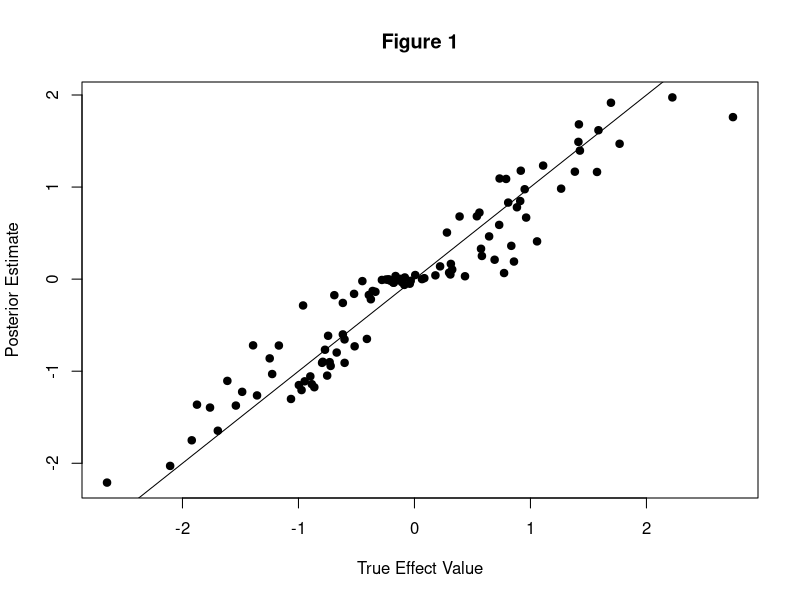
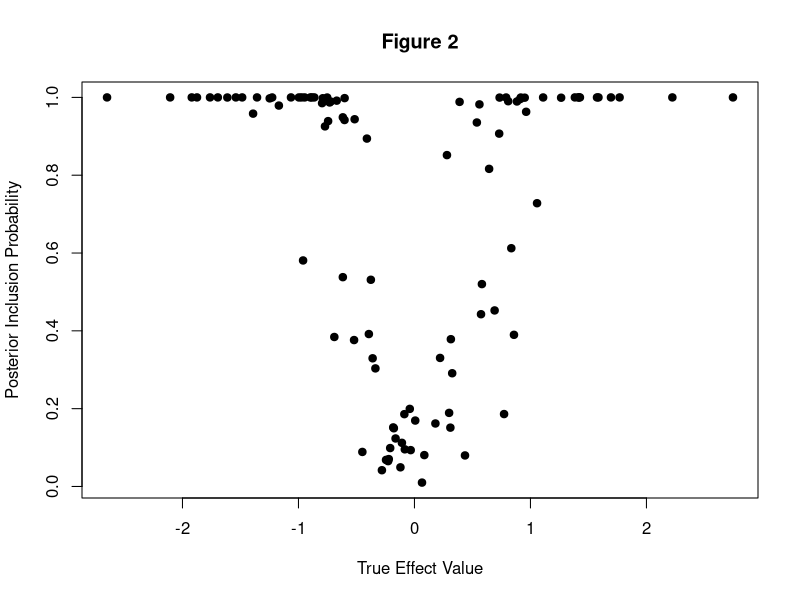
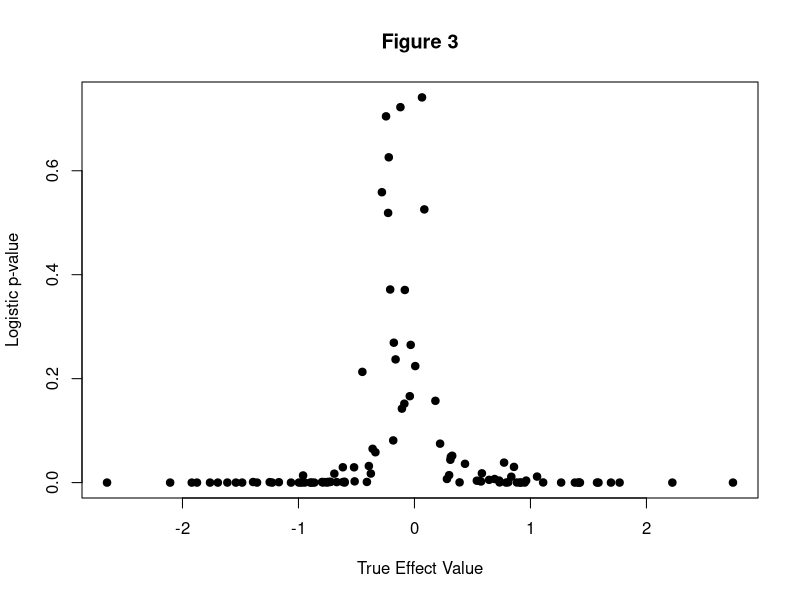
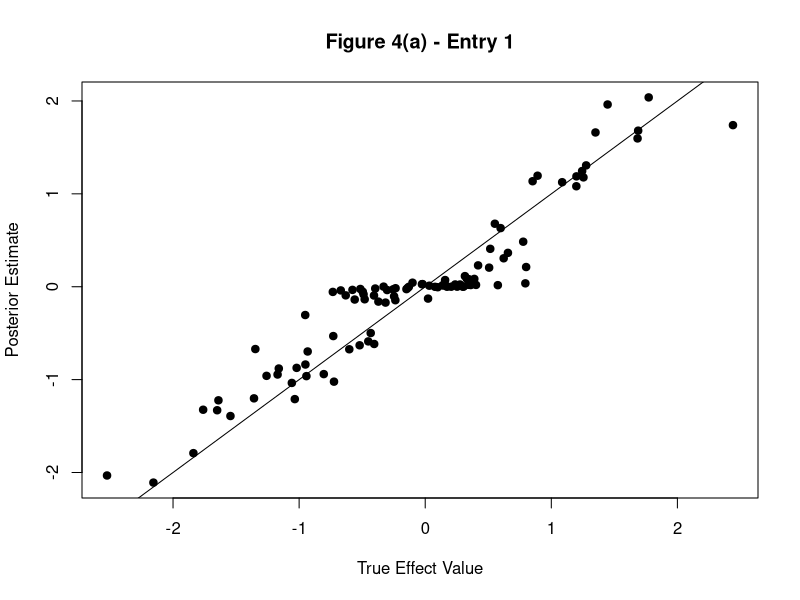
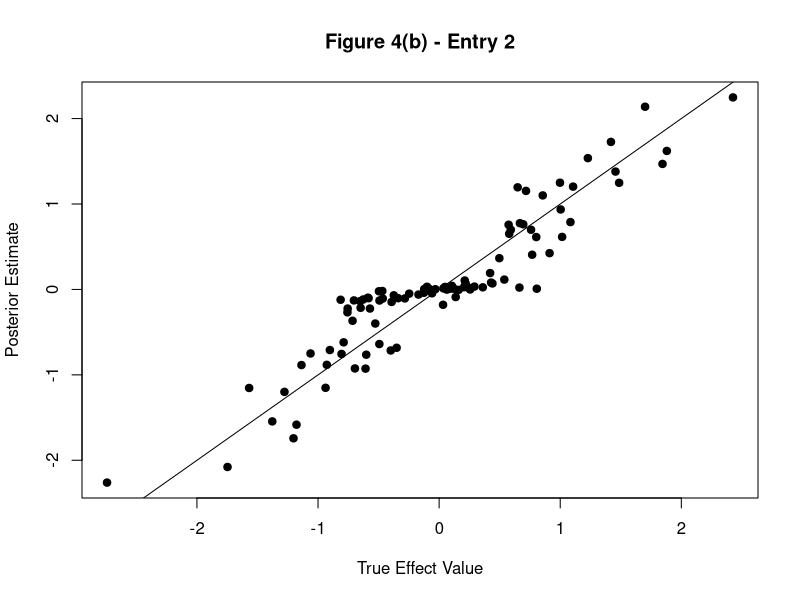
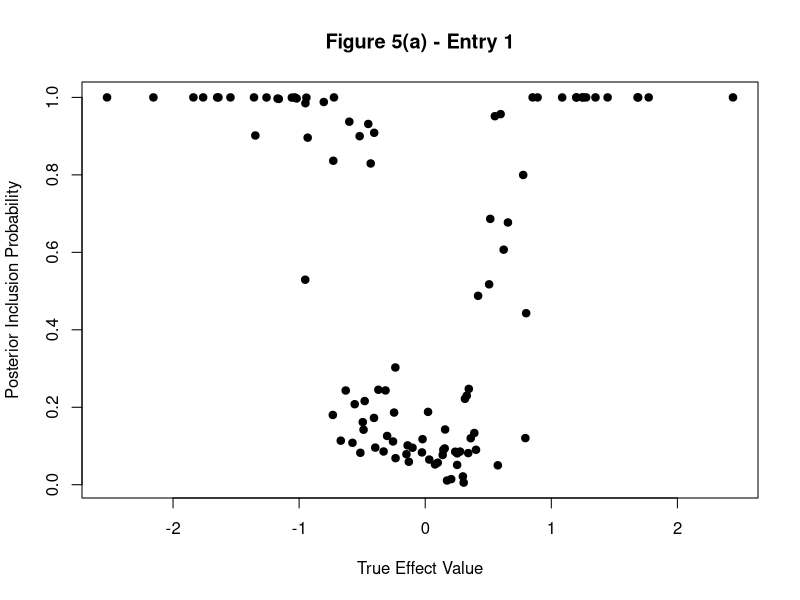
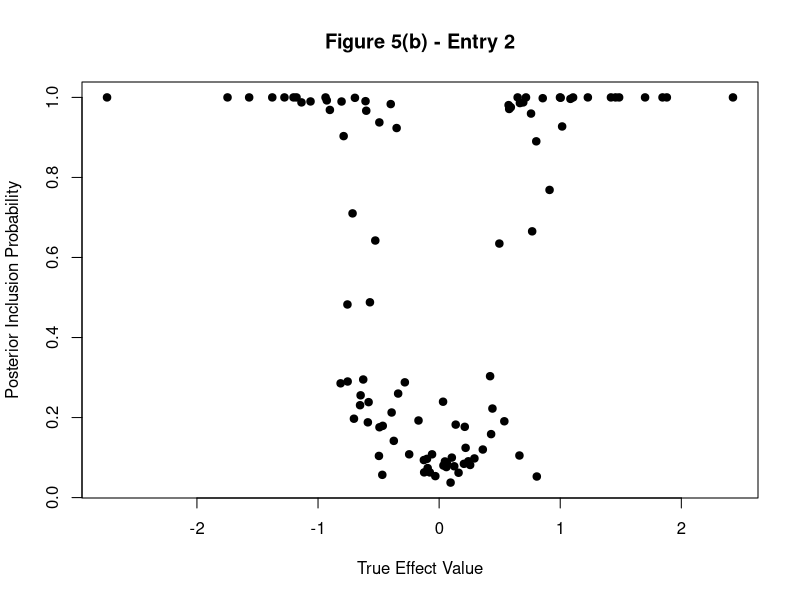
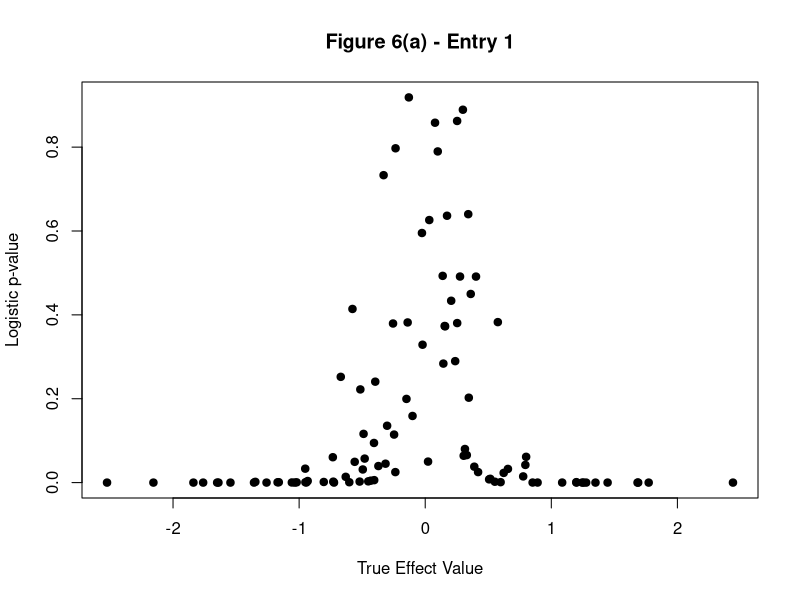

Write the R code that produced these figures, in order. (Note: this script raises an error after producing the figures.)
## ---- chunk 1
knitr::opts_chunk$set(echo = T, error = T, warning = T, message = F, fig.align = 'center')
## ---- chunk 2
### NOTE: This is basic code, and I did not attempt to mirror the level of numerical sophistication in the susie functions
### If this idea is worth pursuing further, then this code can be improved

calc_Q = function(X, Sigma2, Mu, Alpha) {
  # X is data matrix
  # Sigma2[j, l] is the posterior variance for b_l when entry j is selected, p x L
  # Mu[j, l] is the posterior mean for b_l when entry j is selected, p x L
  # Alpha[j, l] is the posterior probability selecting entry j from b_l, p x L
  
  ASU2 = Alpha * (Sigma2 + Mu^2) # [j, l] = alpha[j, l] * (Sigma2[j, l] + Mu[j, l]^2)
  
  Q = rowSums(X^2 %*% ASU2) # start w/ sum_l E_(ql)[(x_i' b_l)^2]
  
  # now add 2 sum_l sum_{k>l} (x_i' b_l_post)(x_i' b_k_post)
  b_post_mat = Mu * Alpha # each column is posterior mean for b_l, p x L
  X_b_post = X %*% b_post_mat # [i, l] = x_i' b_l_post
  for (i in 1:nrow(X)) {
    xb_i = as.numeric(X_b_post[i, ])
    xb_outer = xb_i %o% xb_i # outer-product, [j, k] = (x_i'b_j_post)(x_i' b_k_post)
    diag(xb_outer) = 0 # remove diagonal, where j = k
    Q[i] = Q[i] + sum(xb_outer)
  }
  
  return(Q)
  
}

g = function(x) { # ilogit function
  exp(x) / (1 + exp(x))
}


update_xi = function(X, Sigma2, Mu, Alpha) {
  # X is data matrix
  # Sigma2[j, l] is the posterior variance for b_l when entry j is selected, p x L
  # Mu[j, l] is the posterior mean for b_l when entry j is selected, p x L
  # Alpha[j, l] is the posterior probability selecting entry j from b_l, p x L
  
  Q = calc_Q(X, Sigma2, Mu, Alpha)
  
  xi = sqrt(Q)
  
  return(xi)
  
}

update_b_l = function(X, Y, xi, prior_weights, V, Sigma2, Mu, Alpha, l) {
  # X is data matrix
  # Y is binary response
  # xi is lower-bound approximation parameters
  # prior_weights is prior probabilities for selecting j (p-vector)
  # V is prior variance
  # Sigma2[j, l] is the posterior variance for b_l when entry j is selected, p x L
  # Mu[j, l] is the posterior mean for b_l when entry j is selected, p x L
  # Alpha[j, l] is the posterior probability selecting entry j from b_l, p x L
  # l is index to update
  
  b_post_mat = Mu * Alpha # each column is posterior mean for b_l, p x L
  b_post_not_l = rowSums(as.matrix(b_post_mat[, -l], nrow = nrow(Mu))) # posterior, sum_(k != l) b_k_post
  g_xi = g(xi) # vector of g(xi_i), pre-compute once
  
  
  for (j in 1:ncol(X)) {
    common_denom = (1 / V) + sum(as.numeric(X[, j]^2) * (g_xi - .5) / xi) # appears many times, compute once
    
    # update Alpha[j, l]
    num = sum(X[, j] * (Y - .5 -  ((1 / xi) * (g_xi - .5) * (X %*% b_post_not_l)))) # numerator in exp
    denom = 2*common_denom # denominator in exp
    Alpha[j, l] = log(prior_weights[j]) + (num^2 / denom) # on log-scale, for stability
    
    # update Mu[j, l]
    Mu[j, l] = num / common_denom
    
    # update Sigma[j, l]
    Sigma2[j, l] = 1 / common_denom
  }
  Alpha[, l] = exp(Alpha[, l] - max(Alpha[, l])) # remove max for stability, everything still proportional
  Alpha[, l] = Alpha[, l] / sum(Alpha[, l]) # normalize, sum to 1
  
  return(list(Sigma2 = Sigma2, Mu = Mu, Alpha = Alpha))
  
}


update_all = function(X, Y, xi, prior_weights, V, Sigma2, Mu, Alpha) {
  # X is data matrix
  # Y is binary response
  # xi is lower-bound approximation parameters
  # prior_weights is prior probabilities for selecting j (p-vector)
  # V is prior variance
  # Sigma2[j, l] is the posterior variance for b_l when entry j is selected, p x L
  # Mu[j, l] is the posterior mean for b_l when entry j is selected, p x L
  # Alpha[j, l] is the posterior probability selecting entry j from b_l, p x L
  
  # first, iterate over l = 1:L
  for (l in 1:ncol(Mu)) {
    res_l = update_b_l(X, Y, xi, prior_weights, V, Sigma2, Mu, Alpha, l)
    Sigma2 = res_l$Sigma2
    Mu = res_l$Mu
    Alpha = res_l$Alpha
  }
  
  # now, update xi
  xi = update_xi(X, Sigma2, Mu, Alpha)
  
  return(list(Sigma2 = Sigma2, Mu = Mu, Alpha = Alpha, xi = xi))
  
}

init_all = function(n, p, L) {
  xi = runif(n)
  
}


susie_logistic_VB = function(Y, X, L = 10, V = 1, prior_weights = NULL, tol = 1e-3, maxit = 1000) {
  p = ncol(X)
  n = nrow(X)
  
  if (is.null(prior_weights)) {
    prior_weights = rep(1 / p, p)
  }
  
  # place to store posterior info for each l = 1, ..., L
  # initialize: could think of something better
  Alpha = matrix(prior_weights, nrow = p, ncol = L)
  Mu = matrix(0, nrow = p, ncol = L)
  Sigma2 = matrix(V, nrow = p, ncol = L)
  xi = update_xi(X, Sigma2, Mu, Alpha)
  post_info = list(Sigma2 = Sigma2, Mu = Mu, Alpha = Alpha, xi = xi)
  
  beta_post_init = matrix(Inf, nrow = p, ncol = L) # initialize
  #beta_post_init2 = beta_post_init
  beta_post = post_info$Alpha * post_info$Mu
  
  
  iter = 0
  #while((norm(beta_post - beta_post_init, "1") > tol) & (norm(beta_post - beta_post_init2, "1") > tol)) { # repeat until posterior means
  while(norm(beta_post - beta_post_init, "1") > tol) { # repeat until posterior means
    #beta_post_init2 = beta_post_init # store from 2 iterations ago
    beta_post_init = beta_post
    
    post_info = update_all(X, Y, post_info$xi, prior_weights, V, post_info$Sigma2, post_info$Mu, post_info$Alpha)
    
    beta_post = post_info$Alpha * post_info$Mu
    
    iter = iter + 1
    if (iter > maxit) {
      stop("Maximum number of iterations reached")
    }
  }
  
  # change output format to match the GLM version's output
  res = list(post_alpha = post_info$Alpha, post_mu = post_info$Mu, post_sigma = post_info$Sigma, xi = post_info$xi)
  
  return(res)
  
}
## ---- chunk 3
susie_logistic = function(Y, X, L = 10, V = 1, prior_weights = NULL, tol = 1e-3, maxit = 1000, intercept = TRUE) {
  
  p = ncol(X)
  n = nrow(X)
  
  # place to store posterior info for each l = 1, ..., L
  post_alpha = matrix(NA, nrow = p, ncol = L)
  post_mu = matrix(NA, nrow = p, ncol = L)
  post_sigma = matrix(NA, nrow = p, ncol = L)
  post_info = list(post_alpha = post_alpha, post_mu = post_mu, post_sigma = post_sigma)

  beta_post_init = matrix(Inf, nrow = p, ncol = L) # initialize
  beta_post_init2 = beta_post_init
  beta_post = matrix(0, nrow = p, ncol = L)
  
  fixed = rep(0, n) # fixed portion, estimated from l' != l other SER models
  
  iter = 0
  while((norm(beta_post - beta_post_init, "1") > tol) & (norm(beta_post - beta_post_init2, "1") > tol)) { # repeat until posterior means converge (ELBO not calculated here, so use this convergence criterion instead)
    beta_post_init2 = beta_post_init # store from 2 iterations ago
    beta_post_init = beta_post
      
    for (l in 1:L) {
      
      # below is old (inefficient) calculation of the fixed portion
      #fixed = rowSums(X %*% beta_post[, -l]) + int.coef # fixed portion from previous estimates (add intercept portion as well)
      fixed = fixed - (X %*% beta_post[, l]) # remove effect from previous iteration
      
      SER_logistric_l = single_effect_regression_logistic(Y, X, V, prior_weights, FALSE, fixed, intercept)
      # store
      post_info$post_alpha[, l] = SER_logistric_l$alpha
      post_info$post_mu[, l] = SER_logistric_l$mu
      post_info$post_sigma[, l] = SER_logistric_l$mu2 - SER_logistric_l$mu^2
      
      # update beta_post
      beta_post[, l] = SER_logistric_l$alpha * SER_logistric_l$mu
      
      fixed = fixed + (X %*% beta_post[, l]) # add back new fixed portion
      
    }
    
    iter = iter + 1
    if (iter > maxit) {
        stop("Maximum number of iterations reached")
    }
    
  }
  
  # now, get intercept w/ MLE, holding our final estimate of beta to be fixed
  beta = rowSums(post_info$post_alpha * post_info$post_mu)
  int = coef(glm(Y ~ 1 + offset(X %*% beta), family = "binomial"))
  post_info$intercept = int
  
  return(post_info)
  
}


# SER_logistic function
single_effect_regression_logistic = function(Y, X, V, prior_weights = NULL, optimize_V = FALSE, fixed = NULL, intercept = TRUE) {
  p = ncol(X)
  
  betahat = numeric(p)
  shat2 = numeric(p)
  
  if (is.null(fixed)) { # fixed is components from previous SER fits
    fixed = rep(0, length(Y))
  }
  
  # NOTE: could parallelize loop below if desired
  for (j in 1:p) { # logistic regression on each column of X separately
    if (intercept) {
      log.fit = glm(Y ~ X[, j] + 1 + offset(fixed), family = "binomial") # fit w/ intercept
    } else {
      log.fit = glm(Y ~ X[, j] - 1 + offset(fixed), family = "binomial") # fit w/out intercept
    }
    log.fit.coef = summary(log.fit)$coefficients
    # NOTE: coerces "intercept" to be 0 or 1 to grab relevant row of glm coefficient output
    betahat[j] = ifelse(is.na(log.fit.coef[1 + intercept, 1]), 0, log.fit.coef[1 + intercept, 1]) # beta-hat MLE (if na, just set to 0)
    shat2[j] = ifelse(is.na(log.fit.coef[1 + intercept, 2]), Inf, log.fit.coef[1 + intercept, 2]^2) # (std errof beta-hat MLE)^2 (if na, just set to Inf)
  }
  
  if (is.null(prior_weights)) {
    prior_weights = rep(1 / p, p)
  }
  
  if(optimize_V) {
    stop("Optimizing for prior variance not yet implemented for logistic case")
    #if(loglik.grad(0, betahat, shat2, prior_weights) < 0) {
    #  V = 0
    #} else {
    ##V.o = optim(par=log(V),fn=negloglik.logscale,gr = negloglik.grad.logscale,betahat=betahat,shat2=shat2,prior_weights=prior_weights,method="BFGS")
    ##if(V.o$convergence!=0){
    ##  warning("optimization over prior variance failed to converge")
    ##}
    #  V.u = uniroot(negloglik.grad.logscale, c(-10, 10), extendInt = "upX", betahat = betahat, shat2 = shat2, prior_weights = prior_weights)
    #  V = exp(V.u$root)
    #}
  }
  
  lbf = dnorm(betahat, 0, sqrt(V + shat2), log = TRUE) - dnorm(betahat, 0, sqrt(shat2), log = TRUE)
  #log(bf) on each SNP
  
  lbf[is.infinite(shat2)] = 0 # deal with special case of infinite shat2 (eg happens if X does not vary)
  
  maxlbf = max(lbf)
  w = exp(lbf - maxlbf) # w is proportional to BF, but subtract max for numerical stability
  # posterior prob on each SNP
  w_weighted = w * prior_weights
  weighted_sum_w = sum(w_weighted)
  alpha = w_weighted / weighted_sum_w
  post_var = 1 / ((1 / shat2) + (1 / V)) # posterior variance
  post_mean = (1 / shat2) * post_var * betahat # posterior mean
  post_mean2 = post_var + post_mean^2 # posterior second moment
  # BF for single effect model
  lbf_model = maxlbf + log(weighted_sum_w)
  # NOTE: Need to double check below
  loglik = lbf_model + log(1/2)*length(Y) # loglik of 0/1 response Y under p = .5
  return(list(alpha = alpha, mu = post_mean, mu2 = post_mean2, lbf = lbf, lbf_model = lbf_model, V = V, loglik = loglik))
}
## ---- chunk 4
set.seed(1138)

n = 100
p = 10
L = 1
V = 1
beta_true = rep(0, p)

B = 100
b_1s = numeric(B)
susie.fits.easy = list() # logistic SuSiE fits
logistic.fits.easy = list() # logistic regression fits
for (i in 1:B) {
  beta_true[1] = rnorm(1, 0, sqrt(V))
  b_1s[i] = beta_true[1]
  # make independent N(0, 1) covariates
  X = matrix(rnorm(n * p), nrow = n)
  # make response
  Y = rbinom(n, 1, exp(X %*% beta_true) / (1 + exp(X %*% beta_true)))
  susie.fits.easy[[i]] = susie_logistic_VB(Y, X, L, V)
  logistic.fits.easy[[i]] = glm(Y ~ X, family = "binomial")
}
## ---- chunk 5
plot(sapply(susie.fits.easy, function(x) x$post_alpha[1] * x$post_mu[1]) ~ b_1s, xlab = "True Effect Value", ylab = "Posterior Estimate", main = "Figure 1", pch = 19)
abline(0, 1)

plot(sapply(susie.fits.easy, function(x) x$post_alpha[1]) ~ b_1s, xlab = "True Effect Value", ylab = "Posterior Inclusion Probability", main = "Figure 2", pch = 19)
## ---- chunk 6
plot(sapply(logistic.fits.easy, function(x) summary(x)$coefficients[2, 4]) ~ b_1s, xlab = "True Effect Value", ylab = "Logistic p-value", main = "Figure 3", pch = 19)
## ---- chunk 7
set.seed(1138)

n = 100
p = 10
L = 2
V = 1
beta_true = rep(0, p)

B = 100
b_1s = numeric(B)
b_2s = numeric(B)
susie.fits.easy2 = list() # logistic SuSiE fits
logistic.fits.easy2 = list() # logistic regression fits
for (i in 1:B) {
  beta_true[1] = rnorm(1, 0, sqrt(V))
  beta_true[2] = rnorm(1, 0, sqrt(V))
  b_1s[i] = beta_true[1]
  b_2s[i] = beta_true[2]
  # make independent N(0, 1) covariates
  X = matrix(rnorm(n * p), nrow = n)
  # make response
  Y = rbinom(n, 1, exp(X %*% beta_true) / (1 + exp(X %*% beta_true)))
  susie.fits.easy2[[i]] = susie_logistic_VB(Y, X, L, V, maxit = 1000)
  logistic.fits.easy2[[i]] = glm(Y ~ X, family = "binomial")
}
## ---- chunk 8
#est_b1_max = sapply(susie.fits.easy2, function(x) x$post_alpha[1, which.max(x$post_alpha[1, ]) ]* x$post_mu[1, which.max(x$post_alpha[1, ])])

#est_b2_max = sapply(susie.fits.easy2, function(x) x$post_alpha[2, which.max(x$post_alpha[2, ]) ]* x$post_mu[2, which.max(x$post_alpha[2, ])])

est_alpha1_max = sapply(susie.fits.easy2, function(x) max(x$post_alpha[1, ]))

est_alpha2_max = sapply(susie.fits.easy2, function(x) max(x$post_alpha[2, ]))

est_b = sapply(susie.fits.easy2, function(x) rowSums(x$post_alpha * x$post_mu))

plot(est_b[1, ] ~ b_1s, xlab = "True Effect Value", ylab = "Posterior Estimate", main = "Figure 4(a) - Entry 1", pch = 19)
abline(0, 1)

plot(est_b[2, ] ~ b_2s, xlab = "True Effect Value", ylab = "Posterior Estimate", main = "Figure 4(b) - Entry 2", pch = 19)
abline(0, 1)

plot(est_alpha1_max ~ b_1s, xlab = "True Effect Value", ylab = "Posterior Inclusion Probability", main = "Figure 5(a) - Entry 1", pch = 19)

plot(est_alpha2_max ~ b_2s, xlab = "True Effect Value", ylab = "Posterior Inclusion Probability", main = "Figure 5(b) - Entry 2", pch = 19)
## ---- chunk 9
plot(sapply(logistic.fits.easy2, function(x) summary(x)$coefficients[2, 4]) ~ b_1s, xlab = "True Effect Value", ylab = "Logistic p-value", main = "Figure 6(a) - Entry 1", pch = 19)

plot(sapply(logistic.fits.easy2, function(x) summary(x)$coefficients[3, 4]) ~ b_2s, xlab = "True Effect Value", ylab = "Logistic p-value", main = "Figure 6(b) - Entry 2", pch = 19)
## ---- chunk 10
### TEST susie_logistic_VB
set.seed(1138)

n = 100
p = 10
L = 3
pi = rep(1 / p, p) # prior weights
V = 5 # prior variance

beta_true = rep(0, p)
for (l in 1:L) {
  b_l = rnorm(1, 0, sqrt(V))
  gamma_l = rmultinom(1, 1, pi)
  beta_l = b_l * gamma_l
  beta_true = beta_true + beta_l
}

# simulate data, induce correlations
X = matrix(rnorm(n*p, 0, 1), nrow = n, ncol = p)
X[, 2] = X[, 3]
X[, 7] = X[, 6]

# make response
Y = rbinom(n, 1, exp(X %*% beta_true) / (1 + exp(X %*% beta_true)))

susie.logistic.fit = susie_logistic_VB(Y, X, L, V)
## ---- chunk 11
plot(beta_true, ylab = "True Value", main = "Figure 11", pch = 19)
## ---- chunk 12
b_1_post = susie.logistic.fit$post_mu[, 1] * susie.logistic.fit$post_alpha[, 1]
b_2_post = susie.logistic.fit$post_mu[, 2] * susie.logistic.fit$post_alpha[, 2]
b_3_post = susie.logistic.fit$post_mu[, 3] * susie.logistic.fit$post_alpha[, 3]

plot(b_1_post, ylab = "Posterior Mean Value", main = "Figure 12(a)", pch = 19)
plot(b_2_post, ylab = "Posterior Mean Value", main = "Figure 12(b)", pch = 19)
plot(b_3_post, ylab = "Posterior Mean Value", main = "Figure 12(c)", pch = 19)
## ---- chunk 13
plot(susie.logistic.fit$post_alpha[, 1], ylab = "Posterior Inclusion Probability", main = "Figure 13(a)", pch = 19)
plot(susie.logistic.fit$post_alpha[, 2], ylab = "Posterior Inclusion Probability", main = "Figure 13(b)", pch = 19)
plot(susie.logistic.fit$post_alpha[, 3], ylab = "Posterior Inclusion Probability", main = "Figure 13(c)", pch = 19)
## ---- chunk 14
set.seed(1138)

n = 1000
p = 100
L = 10
pi = rep(1 / p, p) # prior weights
V = 5 # prior variance

beta_true = rep(0, p)
for (l in 1:L) {
  b_l = rnorm(1, 0, sqrt(V))
  gamma_l = rmultinom(1, 1, pi)
  beta_l = b_l * gamma_l
  beta_true = beta_true + beta_l
}

# simulate data, induce correlations
X = matrix(rnorm(n*p, 0, 1), nrow = n, ncol = p)
X[, 2] = X[, 1]
X[, 88] = X[, 87]
X[, 89] = runif(n, -1, -.7) * X[, 87]

# make response
Y = rbinom(n, 1, exp(X %*% beta_true) / (1 + exp(X %*% beta_true)))

susie.logistic.fit = susie_logistic_VB(Y, X, L, V)
## ---- chunk 15
plot(beta_true[beta_true == 0] ~ which(beta_true == 0), xlim = c(0, 101), ylim = range(beta_true) + c(-.1, .1), xlab = "Index", ylab = "True Value", main = "Figure 14", pch = 19)
text(which(beta_true != 0), beta_true[beta_true != 0], labels = which(beta_true != 0))
## ---- chunk 16
par(mfrow = c(5, 2))
for (l in 1:L) {
  b_l_post = susie.logistic.fit$post_mu[, l] * susie.logistic.fit$post_alpha[, l]
  plot(b_l_post[abs(b_l_post) < .01] ~ which(abs(b_l_post) < .01), xlim = c(0, 101), ylim = range(b_l_post) + c(-.1, .1), xlab = "Index", ylab = "Posterior Mean Value", main = paste("Figure 15(", letters[l], ")", sep = ""), pch = 19)
  text(which(abs(b_l_post) >= .01), b_l_post[abs(b_l_post) >= .01], labels = which(abs(b_l_post) >= .01))
}
par(mfrow = c(1, 1))
## ---- chunk 17
par(mfrow = c(5, 2))
for (l in 1:L) {
  alpha_l = susie.logistic.fit$post_alpha[, l]
  plot(alpha_l[alpha_l < .01] ~ which(alpha_l < .01), xlim = c(0, 101), ylim = c(0, 1), xlab = "Index", ylab = "Posterior Inclusion Probability", main = paste("Figure 16(", letters[l], ")", sep = ""), pch = 19)
  text(which(alpha_l >= .01), alpha_l[alpha_l >= .01], labels = which(alpha_l >= .01))
}
par(mfrow = c(1, 1))
## ---- chunk 18
set.seed(1138)

n = 1000
p = 10
L = 1
beta_true = rep(0, p)
beta_true[1:3] = c(1, -.75, .5)
V = 1

X = matrix(rnorm(n * p), nrow = n)
# make response
Y = rbinom(n, 1, exp(X %*% beta_true) / (1 + exp(X %*% beta_true)))

fit.susie.log3 = susie_logistic_VB(Y, X, L = 3, V, maxit = 1000)
fit.susie.log5 = susie_logistic_VB(Y, X, L = 5, V, maxit = 1000)
fit.susie.log10 = susie_logistic_VB(Y, X, L = 10, V, maxit = 1000)

par(mfcol = c(3, 2))
matplot(fit.susie.log3$post_alpha, xlab = "Index", ylab = "Posterior Inclusion Probability", main = "L = 3")
matplot(fit.susie.log5$post_alpha, xlab = "Index", ylab = "Posterior Inclusion Probability", main = "L = 5")
matplot(fit.susie.log10$post_alpha, xlab = "Index", ylab = "Posterior Inclusion Probability", main = "L = 10")

plot(rowSums(fit.susie.log3$post_alpha * fit.susie.log3$post_mu), xlab = "Index", ylab = "Posterior Mean", main = "L = 3", pch = 19)
plot(rowSums(fit.susie.log5$post_alpha * fit.susie.log5$post_mu), xlab = "Index", ylab = "Posterior Mean", main = "L = 5", pch = 19)
plot(rowSums(fit.susie.log10$post_alpha * fit.susie.log10$post_mu), xlab = "Index", ylab = "Posterior Mean", main = "L = 10", pch = 19)
par(mfcol = c(1, 1))
## ---- chunk 19
set.seed(1138)

n = 100
p = 10
L = 1
V = 1
beta_true = rep(0, p)

B = 100
b_1s = numeric(B)
susie.fits.easy = list() # GLM logistic SuSiE fits
susie.fits.easy.VB = list() # VB logistic SuSiE fits
for (i in 1:B) {
  beta_true[1] = rnorm(1, 0, sqrt(V))
  b_1s[i] = beta_true[1]
  # make independent N(0, 1) covariates
  X = matrix(rnorm(n * p), nrow = n)
  # make response
  Y = rbinom(n, 1, exp(X %*% beta_true) / (1 + exp(X %*% beta_true)))
  susie.fits.easy[[i]] = susie_logistic(Y, X, L, V, intercept = F) # fit without intercept to compare directly w/ VB method
  susie.fits.easy.VB[[i]] = susie_logistic_VB(Y, X, L, V)
}

par(mfrow = c(2, 2))
plot(sapply(susie.fits.easy, function(x) x$post_alpha[1] * x$post_mu[1]) ~ b_1s, xlab = "True Effect Value", ylab = "Posterior Estimate", main = "GLM SuSiE Coefficient Estimates: n = 100", pch = 19)
abline(0, 1)

plot(sapply(susie.fits.easy, function(x) x$post_alpha[1]) ~ b_1s, xlab = "True Effect Value", ylab = "Posterior Inclusion Probability", main = "GLM SuSiE PIP Estimates: n = 100", pch = 19, ylim = c(0, 1))

plot(sapply(susie.fits.easy.VB, function(x) x$post_alpha[1] * x$post_mu[1]) ~ b_1s, xlab = "True Effect Value", ylab = "Posterior Estimate", main = "VB SuSiE Coefficient Estimates: n = 100", pch = 19)
abline(0, 1)

plot(sapply(susie.fits.easy.VB, function(x) x$post_alpha[1]) ~ b_1s, xlab = "True Effect Value", ylab = "Posterior Inclusion Probability", main = "VB SuSiE PIP Estimates: n = 100", pch = 19, ylim = c(0, 1))
par(mfrow = c(1, 1))
## ---- chunk 20
set.seed(1138)

n = 50
p = 10
L = 1
V = 1
beta_true = rep(0, p)

B = 100
b_1s = numeric(B)
susie.fits.easy = list() # GLM logistic SuSiE fits
susie.fits.easy.VB = list() # VB logistic SuSiE fits
for (i in 1:B) {
  beta_true[1] = rnorm(1, 0, sqrt(V))
  b_1s[i] = beta_true[1]
  # make independent N(0, 1) covariates
  X = matrix(rnorm(n * p), nrow = n)
  # make response
  Y = rbinom(n, 1, exp(X %*% beta_true) / (1 + exp(X %*% beta_true)))
  susie.fits.easy[[i]] = susie_logistic(Y, X, L, V, intercept = F) # fit without intercept to compare directly w/ VB method
  susie.fits.easy.VB[[i]] = susie_logistic_VB(Y, X, L, V)
}

par(mfrow = c(2, 2))
plot(sapply(susie.fits.easy, function(x) x$post_alpha[1] * x$post_mu[1]) ~ b_1s, xlab = "True Effect Value", ylab = "Posterior Estimate", main = "GLM SuSiE Coefficient Estimates: n = 50", pch = 19)
abline(0, 1)

plot(sapply(susie.fits.easy, function(x) x$post_alpha[1]) ~ b_1s, xlab = "True Effect Value", ylab = "Posterior Inclusion Probability", main = "GLM SuSiE PIP Estimates: n = 50", pch = 19, ylim = c(0, 1))

plot(sapply(susie.fits.easy.VB, function(x) x$post_alpha[1] * x$post_mu[1]) ~ b_1s, xlab = "True Effect Value", ylab = "Posterior Estimate", main = "VB SuSiE Coefficient Estimates: n = 50", pch = 19)
abline(0, 1)

plot(sapply(susie.fits.easy.VB, function(x) x$post_alpha[1]) ~ b_1s, xlab = "True Effect Value", ylab = "Posterior Inclusion Probability", main = "VB SuSiE PIP Estimates: n = 50", pch = 19, ylim = c(0, 1))
par(mfrow = c(1, 1))
## ---- chunk 21
set.seed(1138)
n = 100
p = 10
V = 1
L = 4

Sigma = diag(.05, nrow = 10)
Sigma[1:3, 1:3] = Sigma[1:3, 1:3] + matrix(.95, nrow = 3, ncol = 3) # 1, 2, 3 correlated 
Sigma[4:5, 4:5] = Sigma[4:5, 4:5] + matrix(.95, nrow = 2, ncol = 2) # 4, 5 correlated
Sigma[6:8, 6:8] = Sigma[6:8, 6:8] + diag(.95, nrow = 3)
Sigma[9:10, 9:10] = Sigma[9:10, 9:10] + matrix(.95, nrow = 2, ncol = 2) # 9, 10 correlated

X = MASS::mvrnorm(n, rep(0, p), Sigma)
beta_true = rep(0, p)
beta_true[c(1, 4, 6, 7)] = rnorm(4, 0, sqrt(V))
Y = rbinom(n, 1, exp(X %*% beta_true) / (1 + exp(X %*% beta_true)))

ptm = proc.time()
susie.fit.glm = susie_logistic(Y, X, L, V, intercept = F)
ptm.glm = proc.time() - ptm
ptm = proc.time()
susie.fit.vb = susie_logistic_VB(Y, X, L, V)
ptm.vb =proc.time() - ptm

plot(beta_true[beta_true == 0] ~ which(beta_true == 0), xlim = c(0, 11), ylim = range(beta_true) + c(-.1, .1), xlab = "Index", ylab = "True Value", main = "True Effects", pch = 19)
text(which(beta_true != 0), beta_true[beta_true != 0], labels = which(beta_true != 0))


par(mfrow = c(2, 2))
for (l in 1:L) {
  b_l_post = susie.fit.glm$post_mu[, l] * susie.fit.glm$post_alpha[, l]
  plot(b_l_post[abs(b_l_post) < .01] ~ which(abs(b_l_post) < .01), xlim = c(0, 11), ylim = range(b_l_post) + c(-.1, .1), xlab = "Index", ylab = "Posterior Mean Value", main = paste("GLM SuSiE Posterior Mean No. ", l, sep = ""), pch = 19)
  text(which(abs(b_l_post) >= .01), b_l_post[abs(b_l_post) >= .01], labels = which(abs(b_l_post) >= .01))
}
par(mfrow = c(1, 1))

par(mfrow = c(2, 2))
for (l in 1:L) {
  b_l_post = susie.fit.vb$post_mu[, l] * susie.fit.vb$post_alpha[, l]
  plot(b_l_post[abs(b_l_post) < .01] ~ which(abs(b_l_post) < .01), xlim = c(0, 11), ylim = range(b_l_post) + c(-.1, .1), xlab = "Index", ylab = "Posterior Mean Value", main = paste("VB SuSiE Posterior Mean No. ", l, sep = ""), pch = 19)
  text(which(abs(b_l_post) >= .01), b_l_post[abs(b_l_post) >= .01], labels = which(abs(b_l_post) >= .01))
}
par(mfrow = c(1, 1))
